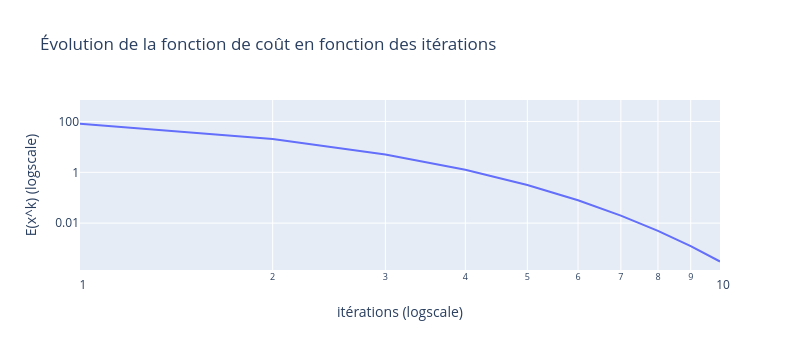

Write notebook code for a chart like this one.
### Markdown cell above
## **Affichage des résultats**

### Code cell
# fonction de coût
plt_cost = pandas.DataFrame({'x':np.arange(len(En)), 'y':En, 'legend':'cost'})

fig = px.line(plt_cost,
              x='x', 
              y='y', 
              log_x=True, log_y=True,
              labels={'x':'itérations (logscale)','y':'E(x^k) (logscale)'},
              title='Évolution de la fonction de coût en fonction des itérations',
              width=800, height=350)
fig.show()

### Figure 1 — Plotly figure (JSON) as saved in the notebook; plotly's stock layout.template omitted (floating-point values rounded to 4 significant figures)
{"data": [{"hovertemplate": "itérations (logscale)=%{x}<br>E(x^k) (logscale)=%{y}<extra></extra>", "legendgroup": "", "line": {"color": "#636efa", "dash": "solid"}, "marker": {"symbol": "circle"}, "mode": "lines", "name": "", "orientation": "v", "showlegend": false, "type": "scatter", "x": [0, 1, 2, 3, 4, 5, 6, 7, 8, 9, 10], "xaxis": "x", "y": [324.4, 81.11, 20.28, 5.069, 1.267, 0.3168, 0.07921, 0.0198, 0.00495, 0.001238, 0.0003094], "yaxis": "y"}], "layout": {"height": 350, "legend": {"tracegroupgap": 0}, "title": {"text": "Évolution de la fonction de coût en fonction des itérations"}, "width": 800, "xaxis": {"anchor": "y", "domain": [0, 1], "title": {"text": "itérations (logscale)"}, "type": "log"}, "yaxis": {"anchor": "x", "domain": [0, 1], "title": {"text": "E(x^k) (logscale)"}, "type": "log"}}}
